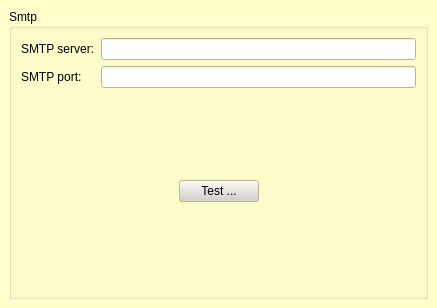
<ui version="4.0" >
 <class>CSmtpPage_base</class>
 <widget class="QWidget" name="CSmtpPage_base" >
  <property name="geometry" >
   <rect>
    <x>0</x>
    <y>0</y>
    <width>437</width>
    <height>308</height>
   </rect>
  </property>
  <property name="palette" >
   <palette>
    <active>
     <colorrole role="WindowText" >
      <brush brushstyle="SolidPattern" >
       <color alpha="255" >
        <red>0</red>
        <green>0</green>
        <blue>0</blue>
       </color>
      </brush>
     </colorrole>
     <colorrole role="Button" >
      <brush brushstyle="SolidPattern" >
       <color alpha="255" >
        <red>212</red>
        <green>208</green>
        <blue>200</blue>
       </color>
      </brush>
     </colorrole>
     <colorrole role="Light" >
      <brush brushstyle="SolidPattern" >
       <color alpha="255" >
        <red>255</red>
        <green>255</green>
        <blue>255</blue>
       </color>
      </brush>
     </colorrole>
     <colorrole role="Midlight" >
      <brush brushstyle="SolidPattern" >
       <color alpha="255" >
        <red>255</red>
        <green>255</green>
        <blue>229</blue>
       </color>
      </brush>
     </colorrole>
     <colorrole role="Dark" >
      <brush brushstyle="SolidPattern" >
       <color alpha="255" >
        <red>127</red>
        <green>127</green>
        <blue>102</blue>
       </color>
      </brush>
     </colorrole>
     <colorrole role="Mid" >
      <brush brushstyle="SolidPattern" >
       <color alpha="255" >
        <red>170</red>
        <green>170</green>
        <blue>136</blue>
       </color>
      </brush>
     </colorrole>
     <colorrole role="Text" >
      <brush brushstyle="SolidPattern" >
       <color alpha="255" >
        <red>0</red>
        <green>0</green>
        <blue>0</blue>
       </color>
      </brush>
     </colorrole>
     <colorrole role="BrightText" >
      <brush brushstyle="SolidPattern" >
       <color alpha="255" >
        <red>255</red>
        <green>255</green>
        <blue>255</blue>
       </color>
      </brush>
     </colorrole>
     <colorrole role="ButtonText" >
      <brush brushstyle="SolidPattern" >
       <color alpha="255" >
        <red>0</red>
        <green>0</green>
        <blue>0</blue>
       </color>
      </brush>
     </colorrole>
     <colorrole role="Base" >
      <brush brushstyle="SolidPattern" >
       <color alpha="255" >
        <red>255</red>
        <green>255</green>
        <blue>255</blue>
       </color>
      </brush>
     </colorrole>
     <colorrole role="Window" >
      <brush brushstyle="SolidPattern" >
       <color alpha="255" >
        <red>255</red>
        <green>255</green>
        <blue>204</blue>
       </color>
      </brush>
     </colorrole>
     <colorrole role="Shadow" >
      <brush brushstyle="SolidPattern" >
       <color alpha="255" >
        <red>0</red>
        <green>0</green>
        <blue>0</blue>
       </color>
      </brush>
     </colorrole>
     <colorrole role="Highlight" >
      <brush brushstyle="SolidPattern" >
       <color alpha="255" >
        <red>10</red>
        <green>36</green>
        <blue>106</blue>
       </color>
      </brush>
     </colorrole>
     <colorrole role="HighlightedText" >
      <brush brushstyle="SolidPattern" >
       <color alpha="255" >
        <red>255</red>
        <green>255</green>
        <blue>255</blue>
       </color>
      </brush>
     </colorrole>
     <colorrole role="Link" >
      <brush brushstyle="SolidPattern" >
       <color alpha="255" >
        <red>0</red>
        <green>0</green>
        <blue>255</blue>
       </color>
      </brush>
     </colorrole>
     <colorrole role="LinkVisited" >
      <brush brushstyle="SolidPattern" >
       <color alpha="255" >
        <red>255</red>
        <green>0</green>
        <blue>255</blue>
       </color>
      </brush>
     </colorrole>
     <colorrole role="AlternateBase" >
      <brush brushstyle="SolidPattern" >
       <color alpha="255" >
        <red>255</red>
        <green>255</green>
        <blue>229</blue>
       </color>
      </brush>
     </colorrole>
    </active>
    <inactive>
     <colorrole role="WindowText" >
      <brush brushstyle="SolidPattern" >
       <color alpha="255" >
        <red>0</red>
        <green>0</green>
        <blue>0</blue>
       </color>
      </brush>
     </colorrole>
     <colorrole role="Button" >
      <brush brushstyle="SolidPattern" >
       <color alpha="255" >
        <red>212</red>
        <green>208</green>
        <blue>200</blue>
       </color>
      </brush>
     </colorrole>
     <colorrole role="Light" >
      <brush brushstyle="SolidPattern" >
       <color alpha="255" >
        <red>255</red>
        <green>255</green>
        <blue>255</blue>
       </color>
      </brush>
     </colorrole>
     <colorrole role="Midlight" >
      <brush brushstyle="SolidPattern" >
       <color alpha="255" >
        <red>255</red>
        <green>255</green>
        <blue>229</blue>
       </color>
      </brush>
     </colorrole>
     <colorrole role="Dark" >
      <brush brushstyle="SolidPattern" >
       <color alpha="255" >
        <red>127</red>
        <green>127</green>
        <blue>102</blue>
       </color>
      </brush>
     </colorrole>
     <colorrole role="Mid" >
      <brush brushstyle="SolidPattern" >
       <color alpha="255" >
        <red>170</red>
        <green>170</green>
        <blue>136</blue>
       </color>
      </brush>
     </colorrole>
     <colorrole role="Text" >
      <brush brushstyle="SolidPattern" >
       <color alpha="255" >
        <red>0</red>
        <green>0</green>
        <blue>0</blue>
       </color>
      </brush>
     </colorrole>
     <colorrole role="BrightText" >
      <brush brushstyle="SolidPattern" >
       <color alpha="255" >
        <red>255</red>
        <green>255</green>
        <blue>255</blue>
       </color>
      </brush>
     </colorrole>
     <colorrole role="ButtonText" >
      <brush brushstyle="SolidPattern" >
       <color alpha="255" >
        <red>0</red>
        <green>0</green>
        <blue>0</blue>
       </color>
      </brush>
     </colorrole>
     <colorrole role="Base" >
      <brush brushstyle="SolidPattern" >
       <color alpha="255" >
        <red>255</red>
        <green>255</green>
        <blue>255</blue>
       </color>
      </brush>
     </colorrole>
     <colorrole role="Window" >
      <brush brushstyle="SolidPattern" >
       <color alpha="255" >
        <red>255</red>
        <green>255</green>
        <blue>204</blue>
       </color>
      </brush>
     </colorrole>
     <colorrole role="Shadow" >
      <brush brushstyle="SolidPattern" >
       <color alpha="255" >
        <red>0</red>
        <green>0</green>
        <blue>0</blue>
       </color>
      </brush>
     </colorrole>
     <colorrole role="Highlight" >
      <brush brushstyle="SolidPattern" >
       <color alpha="255" >
        <red>212</red>
        <green>208</green>
        <blue>200</blue>
       </color>
      </brush>
     </colorrole>
     <colorrole role="HighlightedText" >
      <brush brushstyle="SolidPattern" >
       <color alpha="255" >
        <red>0</red>
        <green>0</green>
        <blue>0</blue>
       </color>
      </brush>
     </colorrole>
     <colorrole role="Link" >
      <brush brushstyle="SolidPattern" >
       <color alpha="255" >
        <red>0</red>
        <green>0</green>
        <blue>255</blue>
       </color>
      </brush>
     </colorrole>
     <colorrole role="LinkVisited" >
      <brush brushstyle="SolidPattern" >
       <color alpha="255" >
        <red>255</red>
        <green>0</green>
        <blue>255</blue>
       </color>
      </brush>
     </colorrole>
     <colorrole role="AlternateBase" >
      <brush brushstyle="SolidPattern" >
       <color alpha="255" >
        <red>255</red>
        <green>255</green>
        <blue>229</blue>
       </color>
      </brush>
     </colorrole>
    </inactive>
    <disabled>
     <colorrole role="WindowText" >
      <brush brushstyle="SolidPattern" >
       <color alpha="255" >
        <red>127</red>
        <green>127</green>
        <blue>102</blue>
       </color>
      </brush>
     </colorrole>
     <colorrole role="Button" >
      <brush brushstyle="SolidPattern" >
       <color alpha="255" >
        <red>212</red>
        <green>208</green>
        <blue>200</blue>
       </color>
      </brush>
     </colorrole>
     <colorrole role="Light" >
      <brush brushstyle="SolidPattern" >
       <color alpha="255" >
        <red>255</red>
        <green>255</green>
        <blue>255</blue>
       </color>
      </brush>
     </colorrole>
     <colorrole role="Midlight" >
      <brush brushstyle="SolidPattern" >
       <color alpha="255" >
        <red>255</red>
        <green>255</green>
        <blue>229</blue>
       </color>
      </brush>
     </colorrole>
     <colorrole role="Dark" >
      <brush brushstyle="SolidPattern" >
       <color alpha="255" >
        <red>127</red>
        <green>127</green>
        <blue>102</blue>
       </color>
      </brush>
     </colorrole>
     <colorrole role="Mid" >
      <brush brushstyle="SolidPattern" >
       <color alpha="255" >
        <red>170</red>
        <green>170</green>
        <blue>136</blue>
       </color>
      </brush>
     </colorrole>
     <colorrole role="Text" >
      <brush brushstyle="SolidPattern" >
       <color alpha="255" >
        <red>127</red>
        <green>127</green>
        <blue>102</blue>
       </color>
      </brush>
     </colorrole>
     <colorrole role="BrightText" >
      <brush brushstyle="SolidPattern" >
       <color alpha="255" >
        <red>255</red>
        <green>255</green>
        <blue>255</blue>
       </color>
      </brush>
     </colorrole>
     <colorrole role="ButtonText" >
      <brush brushstyle="SolidPattern" >
       <color alpha="255" >
        <red>127</red>
        <green>127</green>
        <blue>102</blue>
       </color>
      </brush>
     </colorrole>
     <colorrole role="Base" >
      <brush brushstyle="SolidPattern" >
       <color alpha="255" >
        <red>255</red>
        <green>255</green>
        <blue>204</blue>
       </color>
      </brush>
     </colorrole>
     <colorrole role="Window" >
      <brush brushstyle="SolidPattern" >
       <color alpha="255" >
        <red>255</red>
        <green>255</green>
        <blue>204</blue>
       </color>
      </brush>
     </colorrole>
     <colorrole role="Shadow" >
      <brush brushstyle="SolidPattern" >
       <color alpha="255" >
        <red>0</red>
        <green>0</green>
        <blue>0</blue>
       </color>
      </brush>
     </colorrole>
     <colorrole role="Highlight" >
      <brush brushstyle="SolidPattern" >
       <color alpha="255" >
        <red>10</red>
        <green>36</green>
        <blue>106</blue>
       </color>
      </brush>
     </colorrole>
     <colorrole role="HighlightedText" >
      <brush brushstyle="SolidPattern" >
       <color alpha="255" >
        <red>255</red>
        <green>255</green>
        <blue>255</blue>
       </color>
      </brush>
     </colorrole>
     <colorrole role="Link" >
      <brush brushstyle="SolidPattern" >
       <color alpha="255" >
        <red>0</red>
        <green>0</green>
        <blue>255</blue>
       </color>
      </brush>
     </colorrole>
     <colorrole role="LinkVisited" >
      <brush brushstyle="SolidPattern" >
       <color alpha="255" >
        <red>255</red>
        <green>0</green>
        <blue>255</blue>
       </color>
      </brush>
     </colorrole>
     <colorrole role="AlternateBase" >
      <brush brushstyle="SolidPattern" >
       <color alpha="255" >
        <red>255</red>
        <green>255</green>
        <blue>229</blue>
       </color>
      </brush>
     </colorrole>
    </disabled>
   </palette>
  </property>
  <property name="windowTitle" >
   <string>SMTP Settings</string>
  </property>
  <property name="windowIcon" >
   <iconset resource="gex_email.qrc" >
    <normaloff>:/gex_email/images/resources/galaxy_icon.png</normaloff>:/gex_email/images/resources/galaxy_icon.png</iconset>
  </property>
  <layout class="QVBoxLayout" >
   <property name="spacing" >
    <number>6</number>
   </property>
   <property name="margin" >
    <number>9</number>
   </property>
   <item>
    <widget class="QGroupBox" name="groupBoxSmtp" >
     <property name="title" >
      <string>Smtp</string>
     </property>
     <layout class="QVBoxLayout" >
      <property name="spacing" >
       <number>6</number>
      </property>
      <property name="margin" >
       <number>9</number>
      </property>
      <item>
       <layout class="QGridLayout" >
        <property name="margin" >
         <number>0</number>
        </property>
        <property name="spacing" >
         <number>6</number>
        </property>
        <item row="0" column="0" >
         <widget class="QLabel" name="labelSmtpServer" >
          <property name="text" >
           <string>SMTP server:</string>
          </property>
         </widget>
        </item>
        <item row="0" column="1" >
         <widget class="QLineEdit" name="editSmtpServer" />
        </item>
        <item row="1" column="0" >
         <widget class="QLabel" name="labelSmtpPort" >
          <property name="text" >
           <string>SMTP port:</string>
          </property>
         </widget>
        </item>
        <item row="1" column="1" >
         <widget class="QLineEdit" name="editSmtpPort" />
        </item>
       </layout>
      </item>
      <item>
       <spacer>
        <property name="orientation" >
         <enum>Qt::Vertical</enum>
        </property>
        <property name="sizeHint" stdset="0" >
         <size>
          <width>20</width>
          <height>40</height>
         </size>
        </property>
       </spacer>
      </item>
      <item>
       <layout class="QHBoxLayout" >
        <property name="spacing" >
         <number>6</number>
        </property>
        <property name="margin" >
         <number>0</number>
        </property>
        <item>
         <spacer>
          <property name="orientation" >
           <enum>Qt::Horizontal</enum>
          </property>
          <property name="sizeHint" stdset="0" >
           <size>
            <width>40</width>
            <height>20</height>
           </size>
          </property>
         </spacer>
        </item>
        <item>
         <widget class="QPushButton" name="buttonTest" >
          <property name="text" >
           <string>Test ...</string>
          </property>
         </widget>
        </item>
        <item>
         <spacer>
          <property name="orientation" >
           <enum>Qt::Horizontal</enum>
          </property>
          <property name="sizeHint" stdset="0" >
           <size>
            <width>40</width>
            <height>20</height>
           </size>
          </property>
         </spacer>
        </item>
       </layout>
      </item>
      <item>
       <spacer>
        <property name="orientation" >
         <enum>Qt::Vertical</enum>
        </property>
        <property name="sizeHint" stdset="0" >
         <size>
          <width>20</width>
          <height>40</height>
         </size>
        </property>
       </spacer>
      </item>
     </layout>
    </widget>
   </item>
  </layout>
 </widget>
 <layoutdefault spacing="6" margin="11" />
 <resources>
  <include location="gex_email.qrc" />
 </resources>
 <connections/>
</ui>
